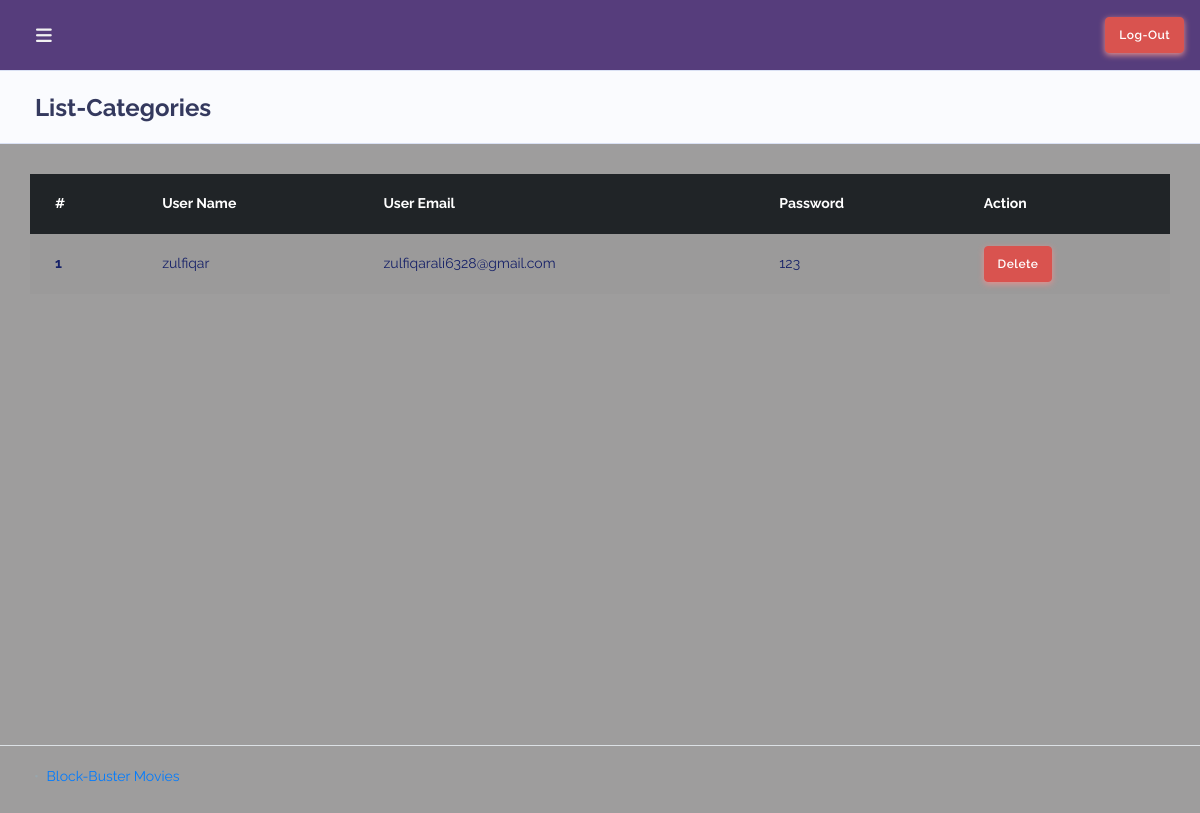
The app's page /admin/list-users.php with its own data.
### tables this page shows
CREATE TABLE `users` (
  `user_id` int(11) NOT NULL,
  `username` varchar(255) NOT NULL,
  `email` varchar(255) NOT NULL,
  `password` varchar(255) NOT NULL
);

### admin/list-users.php (the view, shortened to what this page needs)
<!DOCTYPE html>
<html lang="en">
<head>
<?php include 'shared/styles.php' ?>
</head>
<body class="layout-4">
<div id="app">
    <div class="main-wrapper main-wrapper-1">
    <?php include 'shared/nav.php' ?>
        <div class="main-content">
            <section class="section">
                <div class="section-header">
                    <h1>List-Categories</h1>
                </div>
                <div class="section-body">
                <table class="table table-hover table-striped ">
  <thead>
    <tr class="table-dark">
      <th scope="col" style="color: white;">#</th>
      <th scope="col" style="color: white;">User Name</th>
      <th scope="col" style="color: white;">User Email</th>
      <th scope="col" style="color: white;">Password</th>
      <th scope="col" style="color: white;">Action</th>
    </tr>
  </thead>
  <tbody>
  <?php
                     $link = mysqli_connect('localhost', 'root', '', 'music_db');
                     $q = "SELECT * from `users`";
                     $res = mysqli_query($link,$q);
                     while($row = mysqli_fetch_assoc($res)){
                   ?>
    <tr>
      <th scope="row"><?=$row['user_id']?></th>
      <td><?=$row['username']?></td>
      <td><?=$row['email']?></td>
      <td><?=$row['password']?></td>
      <td> <a href="delete-user.php?id=<?=$row['user_id']?>" class="btn btn-danger">Delete</a></td>
    </tr>
    <?php
                     }
                     ?>
  </tbody>
</table>
                </div>
            </section>
        </div>
<?php include 'shared/footer.php' ?>
    </div>
</div>
</body>
</html>

### records on screen
users: user_id "1", username "zulfiqar", email "zulfiqarali6328@gmail.com", password "123"
